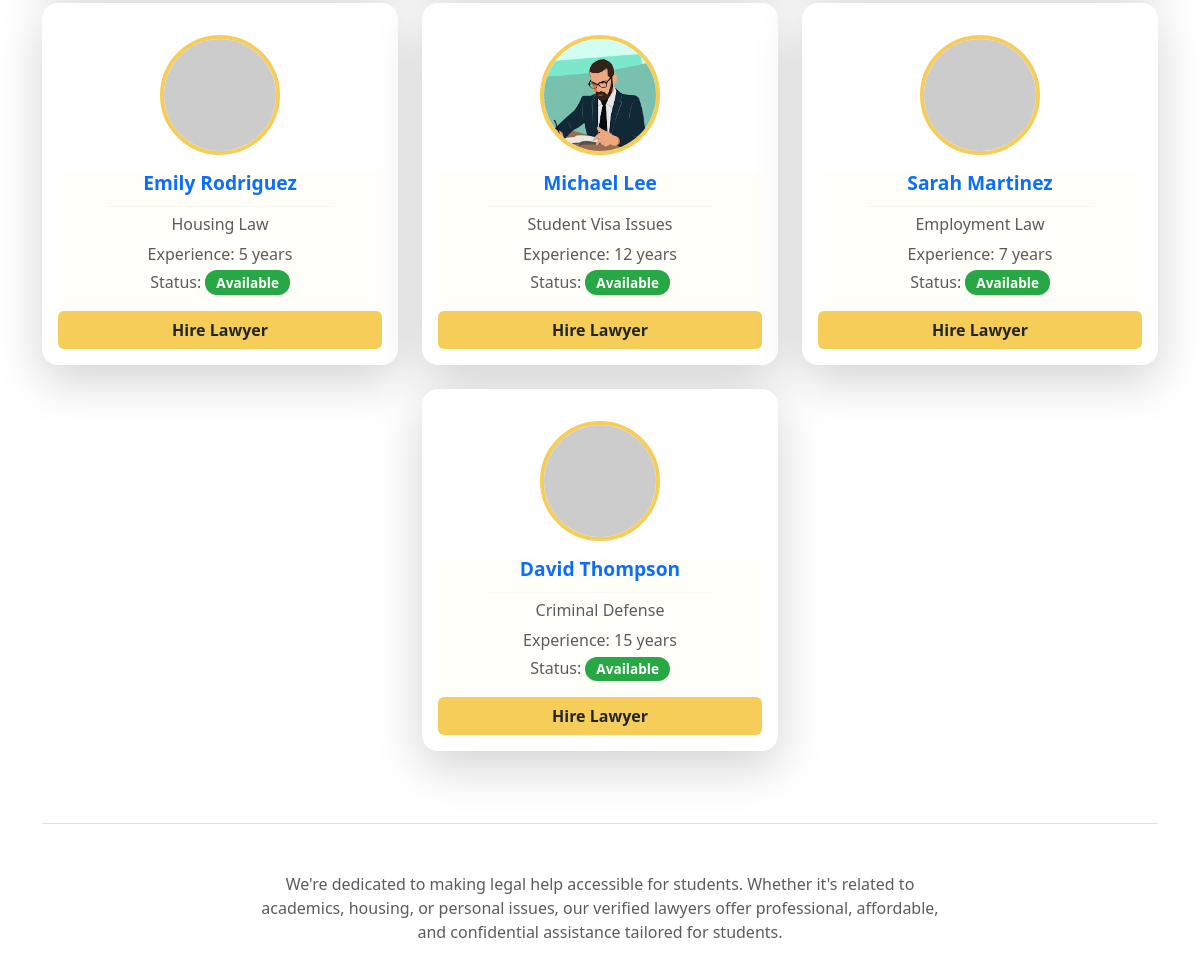
Before: /lawyers/ (middle part) with the older database file.
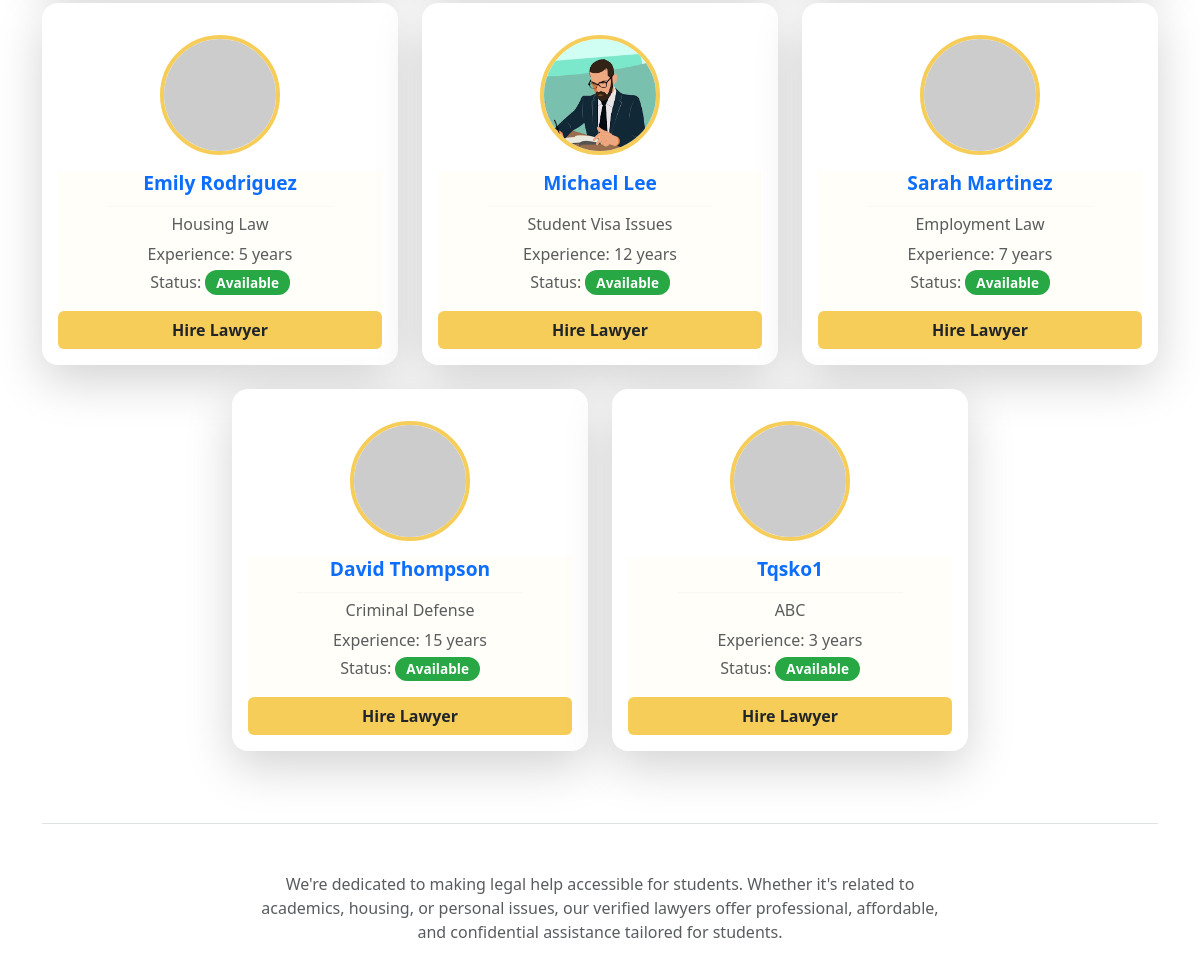
After: the same page with the newer database file.
### core/models.py (models this page shows, shortened)
class LawyerProfile(models.Model):
    user = models.OneToOneField(User, on_delete=models.CASCADE)
    profile_picture = models.ImageField(upload_to='profile_pics/', blank=True, null=True)
    specialization = models.CharField(max_length=100)
    experience_years = models.PositiveIntegerField()
    bio = models.TextField()
    available = models.BooleanField(default=True)

### core/views.py (the view)
# urls.py: path('lawyers/',views.view_lawyers,name="view_lawyers"),
def view_lawyers(request):
    lawyers = LawyerProfile.objects.filter(available=True)
    return render(request, "lawyers.html", {'lawyers': lawyers})

### core/templates/lawyers.html (shortened to what this page needs)
{% extends 'base.html' %}
{% block content %}
<div class="container mt-5">
    <div class="row justify-content-center">
        {% for lawyer in lawyers %}
        <div class="col-md-6 col-lg-4 mb-4">
            <div class="card shadow-lg rounded-4 border-0 p-3 lawyer-card">
                <div class="text-center my-3">
                    <div class="profile-image-container"
                        style="width: 120px; height: 120px; margin: 0 auto; border: 4px solid #f6cd58; border-radius: 50%; overflow: hidden;">
                        {% if lawyer.profile_picture %}
                        <img src="{{ lawyer.profile_picture.url }}" class="img-fluid"
                            style="object-fit: cover; width: 100%; height: 100%;">
                        {% else %}
                        <img src="https://via.placeholder.com/120x120.png?text=No+Image" class="img-fluid"
                            style="object-fit: cover; width: 100%; height: 100%;">
                        {% endif %}
                    </div>
                </div>
                <div class="card-body d-flex flex-column p-0">
                    <h5 class="fw-bold mb-1 text-primary text-center lawyer-name">
                        {{ lawyer.user.get_full_name|default:lawyer.user.username }}
                    </h5>
                    <hr class="lawyer-divider">
                    <h6 class="text-muted mb-2 text-center">{{ lawyer.specialization }}</h6>
                    <p class="text-muted mb-1 text-center">
                        Experience: {{ lawyer.experience_years }} year{{ lawyer.experience_years|pluralize }}
                    </p>
                    <p class="text-muted mb-3 text-center">
                        Status:
                        {% if lawyer.available %}
                        <span class="badge status-badge available" style="background-color: #28a745;">Available</span>
                        {% else %}
                        <span class="badge bg-secondary status-badge">Unavailable</span>
                        {% endif %}
                    </p>
                    <a href="{% url 'hire_lawyer' lawyer.id %}" class="btn w-100 mt-auto hire-button">
                        Hire Lawyer
                    </a>
                </div>
            </div>
        </div>
        {% empty %}
        <div class="col-12">
            <p class="text-center text-muted">No lawyers available at the moment.</p>
        </div>
        {% endfor %}
    </div>
    <div class="mt-5 pt-5 border-top">
        <p class="text-center text-muted mx-auto" style="max-width: 700px;">
            We're dedicated to making legal help accessible for students. Whether it's related to academics, housing, or
            personal issues,
            our verified lawyers offer professional, affordable, and confidential assistance tailored for students.
        </p>
    </div>
</div>
{% endblock %}

Changed rows visible on the page:
added LawyerProfile: user.get_full_name "Tqsko1", specialization "ABC", experience_years "3", available "Available"
